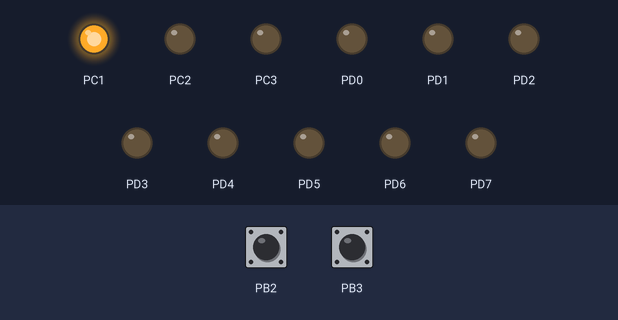
Simulated run of this program. Board: ATmega328P, built with avr-gcc and emulated at 16 MHz. Shown: output pins drawn as LEDs (lit = HIGH). The inputs (shaded band) are chosen by the test bench; at power-on: PB2 HIGH, PB3 HIGH.

Above: at 1.2 s.
1.3 s: PB2 pulled LOW for 0.15 s
At 1.7 s:
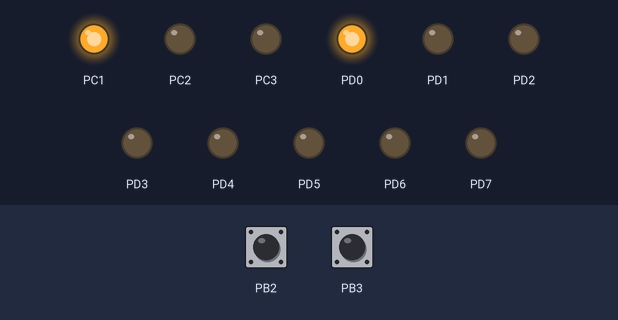
2.9 s: PB2 pulled LOW for 1 s
At 4.1 s:
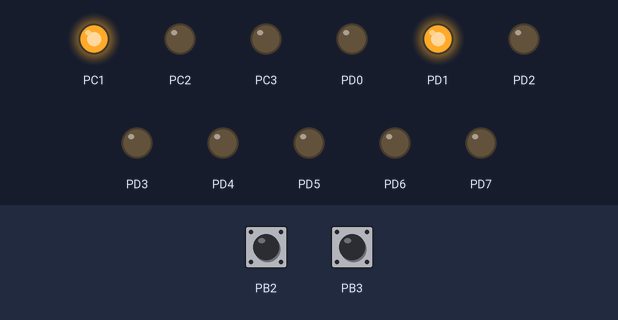
5.4 s: PB2 pulled LOW for 0.15 s
At 6.0 s:
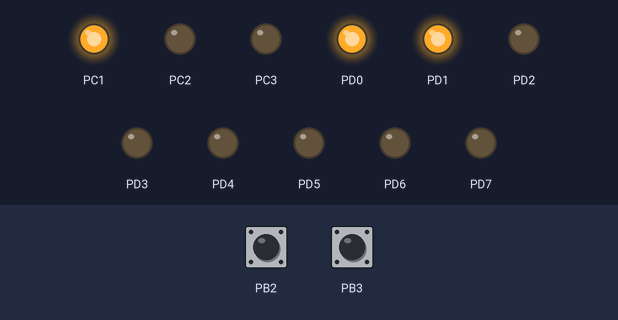
7.0 s: PB2 pulled LOW for 3.2 s
At 7.3 s:
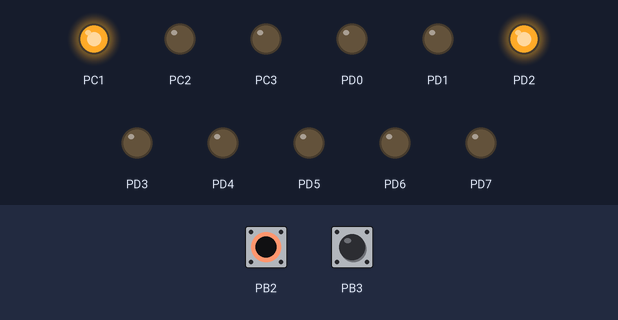
11.7 s: PB2 pulled LOW for 0.15 s
At 12.0 s:
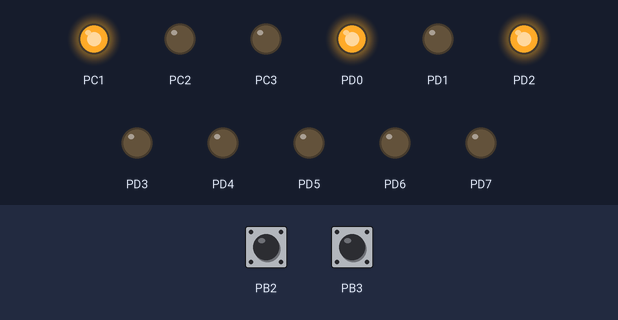
13.3 s: PB2 pulled LOW for 1 s
At 14.4 s:
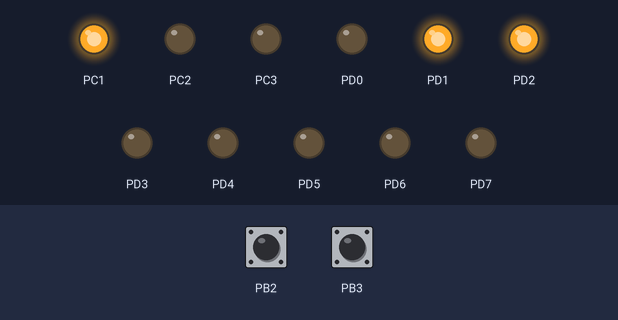
Timing chart, 0 to 16.3 s (numbered marks = the images above; inputs shaded):
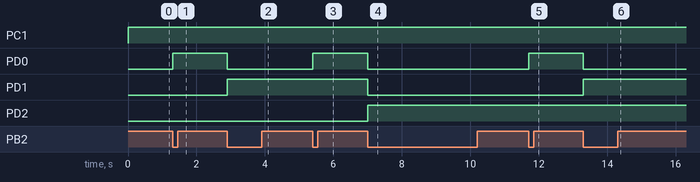

The program:

main.c
```c
/*
 * Prelab4.c
 *
 * Created: 8/04/2024 06:39:20
 * Author : Eber Alexander
 */

#define F_CPU 16000000

#include <avr/io.h>
#include <avr/interrupt.h>
#include <util/delay.h>
#include <stdint.h>

uint8_t counter = 0;

//void initADC(void);
void initPCINT0(void);

int main(void)
{
	cli();
	DDRC |= (1 << PINC1) | (1 << PINC2) | (1 << PINC3);
	PORTC = 0;
	PORTC |= (1 << PORTC1);

	DDRD = 0xFF;
	PORTD = 0;
	UCSR0B = 0;

	PORTB |= (1 << PINB2) | (1 << PINB3);		//pins as ouput w pull up
	DDRB &= ~(1 << PINB2) | ~(1 << PINB3);		//inputs


	//initADC();
	initPCINT0();
	sei();

	//infinite loop
    while (1)
    {
		//ADCSRA |= (1 << ADSC);
		//_delay_ms(100);
		PORTD = counter;
    }
}
/*
void initADC(void){
	ADMUX = 0;
	//Vref = AVcc = 5Vs
	ADMUX |= (1 << REFS0);
	ADMUX &= ~(1 << REFS1);

	ADMUX |= (1 << ADLAR);	//left adjust

	ADCSRA = 0;
	ADCSRA |= (1 << ADEN);	//turn on ADC
	ADCSRA |= (1 << ADIE);	//interruption

	//prescaler 128 > 125kHz
	ADCSRA |= (1 << ADPS2) | (1 << ADPS1) | (1 << ADPS0);

	DIDR0 |= (1 << ADC0D);	//disable PC0 digital input
}

ISR (ADC_vect){
	PORTD = ADCH;			//show in portd value of adc
	ADCSRA |= (1 << ADIF);	//turn off flag
}
*/
void initPCINT0(void){
	PCICR |= (1 << PCIE0);			//pin change
	PCMSK0 |= (1 << PCINT2) | (1 << PCINT3);	//mask
}

ISR (PCINT0_vect){
	//uint8_t puerto = 0;
	//puerto = PORTB;
	if (!(PINB & (1 << PINB2))) {
		counter++;
	}else if (!(PINB & (1 << PINB3))) {
		counter--;
	}
}
```

Measured:
- after the input at 1.3 s, PD0: LOW → HIGH at once
- after the input at 2.9 s, PD0: HIGH → LOW at once; PD1: LOW → HIGH at once
- after the input at 5.4 s, PD0: LOW → HIGH at once
- after the input at 7.0 s, PD0, PD1: HIGH → LOW at once; PD2: LOW → HIGH at once
- after the input at 11.7 s, PD0: LOW → HIGH at once
- after the input at 13.3 s, PD0: HIGH → LOW at once; PD1: LOW → HIGH at once
